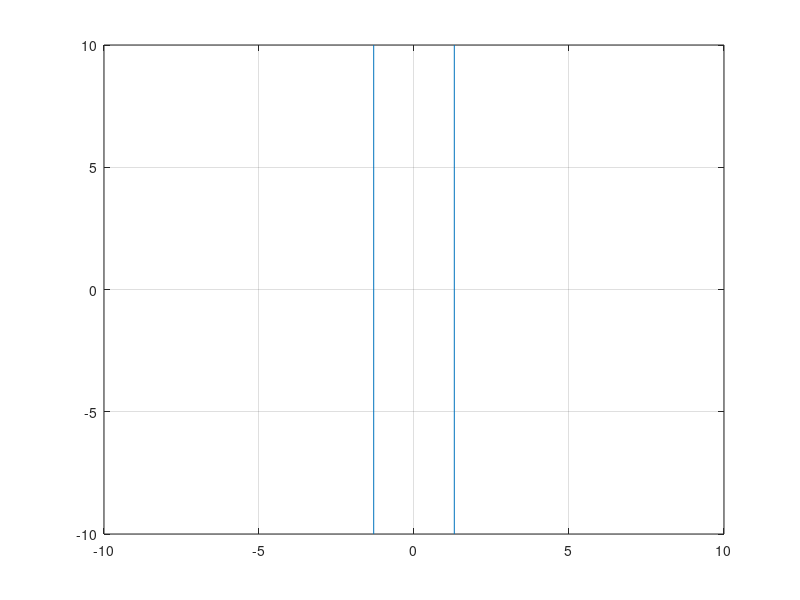

The MATLAB script that drew this image:
clear all; close all;

% t = 0:.01:2*pi;
% x = cos(2*t).*(cos(t).^2);
% y = sin(2*t).*(sin(t).^2);
% comet(x);
%%%%%%%%%%%%%%%%%%%%%%%%%%%%%%%%%%%%%%%%%%%%%%
% h = animatedline;
% axis([-100,100,-100,100])
% 
% x = linspace(0,10,100);
% y = x;
% for k = 1:length(x)
%     addpoints(h,x(k),y(k));
%     drawnow
% end
%%%%%%%%%%%%%%%%%%%%%%%%%%%%%%%%%%%%%%%%%%%%%%
% clear all;
% clc;
% x=[-3:0.1:3];
% y=[-3:0.1:3];
% t=[0:0.1:5];
% hFigure = figure;
% numberOfFrames = length(t);
% % Set up the movie structure.
% % Preallocate recalledMovie, which will be an array of structures.
% % First get a cell array with all the frames.
% allTheFrames = cell(numberOfFrames,1);
% vidHeight = 344;
% vidWidth = 446;
% allTheFrames(:) = {zeros(vidHeight, vidWidth, 3, 'uint8')};
% % Next get a cell array with all the colormaps.
% allTheColorMaps = cell(numberOfFrames,1);
% allTheColorMaps(:) = {zeros(256, 3)};
% % Now combine these to make the array of structures.
% myMovie = struct('cdata', allTheFrames, 'colormap', allTheColorMaps);
% % Create a VideoWriter object to write the video out to a new, different file.
% % writerObj = VideoWriter('problem_3.avi');
% % open(writerObj);
% % Need to change from the default renderer to zbuffer to get it to work right.
% % openGL doesn't work and Painters is way too slow.
% set(gcf, 'renderer', 'zbuffer');
% 	
% [x, y] = meshgrid(-3:.1:3,-3:.1:3);
% for frameIndex = 1 : numberOfFrames
% 	z = exp(-(x-t(frameIndex)).^2-(y-t(frameIndex)).^2);
% 	cla reset;
% 	% Enlarge figure to full screen.
% % 	set(gcf, 'Units', 'Normalized', 'Outerposition', [0, 0, 1, 1]);
% 	surf(x,y,z);
% 	axis('tight')
% 	zlim([0, 1]);
% 	caption = sprintf('Frame #%d of %d, t = %.1f', frameIndex, numberOfFrames, t(frameIndex));
% 	title(caption, 'FontSize', 15);
% 	drawnow;
% 	thisFrame = getframe(gca);
% 	% Write this frame out to a new video file.
% %  	writeVideo(writerObj, thisFrame);
% 	myMovie(frameIndex) = thisFrame;
% end
% % close(writerObj);
% message = sprintf('Done creating movie\nDo you want to play it?');
% button = questdlg(message, 'Continue?', 'Yes', 'No', 'Yes');
% drawnow;	% Refresh screen to get rid of dialog box remnants.
% close(hFigure);
% if strcmpi(button, 'No')
%    return;
% end
% hFigure = figure;
% % Enlarge figure to full screen.
% % set(gcf, 'Units', 'Normalized', 'Outerposition', [0, 0, 1, 1]);
% title('Playing the movie we created', 'FontSize', 15);
% % Get rid of extra set of axes that it makes for some reason.
% axis off;
% % Play the movie.
% movie(myMovie);
% uiwait(helpdlg('Done with demo!'));
% close(hFigure);
%%%%%%%%%%%%%%%%%%%%%%%%%%%%%%%%%%%%%%%%%%%%%%%%%%%%%%%%%%%%%%%

% x = [0 1 1 0; ...
%      1 1 0 0];
% y = [0 0 1 1; ...
%      0 1 1 0];
% plot(x,y), axis([-5, 5, -5, 5]), hold on,  grid on

x0 = [0, -1, -1, 0; ...
     -1, -1, 0, 0];
y0 = [10 10 9 9; ...
     10 9 9 10];

x1 = [0 1 1 0; ...
     1 1 0 0];
y1 = [-10 -10 -9 -9; ...
     -10 -9 -9 -10];
 
x2 = [0 1 1 0; ...
     1 1 0 0];
y2 = [-5 -5 -4 -4; ...
     -5 -4 -4 -5];

plot(x1, y1, 'k');
x_axis = [-10, 10]; y_axis = [-10, 10]; % axis limits
tr = 0.1; tr1 = 0.05;
for i=1:500
    clf
     
    plot(x0,y0,'k'), axis([x_axis, y_axis]), grid on, hold on
    plot(x1,y1,'k'), plot(x2, y2, 'k')
    line([-1.3 -1.3],y_axis), line([1.3 1.3],y_axis)
    y0=y0-tr1*4; % changes in 1st object
    y1=y1+tr1;
    y2=y2+tr1*2;
   
    
    pause(0.01)
end
